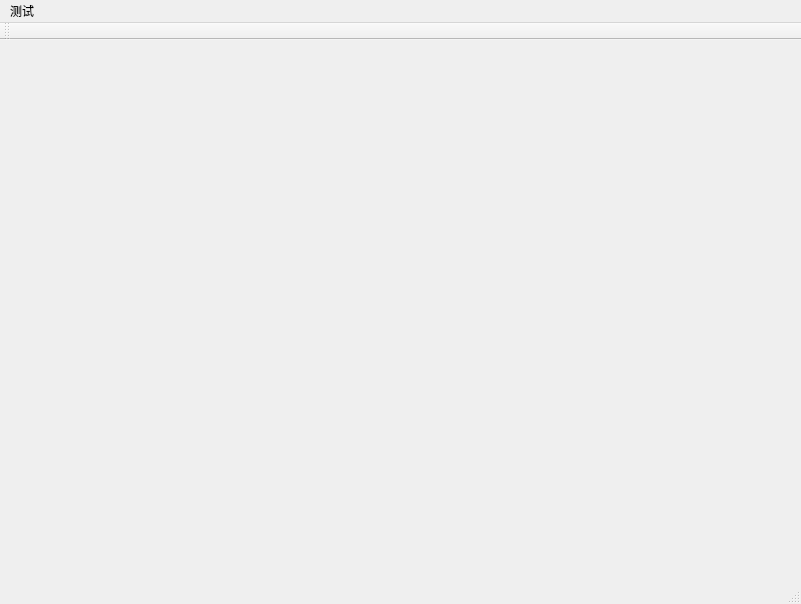
<?xml version="1.0" encoding="UTF-8"?>
<ui version="4.0">
 <class>MainWindow</class>
 <widget class="QMainWindow" name="MainWindow">
  <property name="geometry">
   <rect>
    <x>0</x>
    <y>0</y>
    <width>801</width>
    <height>604</height>
   </rect>
  </property>
  <property name="windowTitle">
   <string>MainWindow</string>
  </property>
  <widget class="QWidget" name="centralwidget"/>
  <widget class="QMenuBar" name="menubar">
   <property name="geometry">
    <rect>
     <x>0</x>
     <y>0</y>
     <width>801</width>
     <height>22</height>
    </rect>
   </property>
   <widget class="QMenu" name="menu">
    <property name="title">
     <string>测试</string>
    </property>
    <addaction name="actionaction"/>
   </widget>
   <addaction name="menu"/>
  </widget>
  <widget class="QStatusBar" name="statusbar"/>
  <widget class="QToolBar" name="toolBar">
   <property name="windowTitle">
    <string>toolBar</string>
   </property>
   <attribute name="toolBarArea">
    <enum>TopToolBarArea</enum>
   </attribute>
   <attribute name="toolBarBreak">
    <bool>false</bool>
   </attribute>
  </widget>
  <action name="actionaction">
   <property name="text">
    <string>action</string>
   </property>
  </action>
 </widget>
 <resources/>
 <connections/>
</ui>
